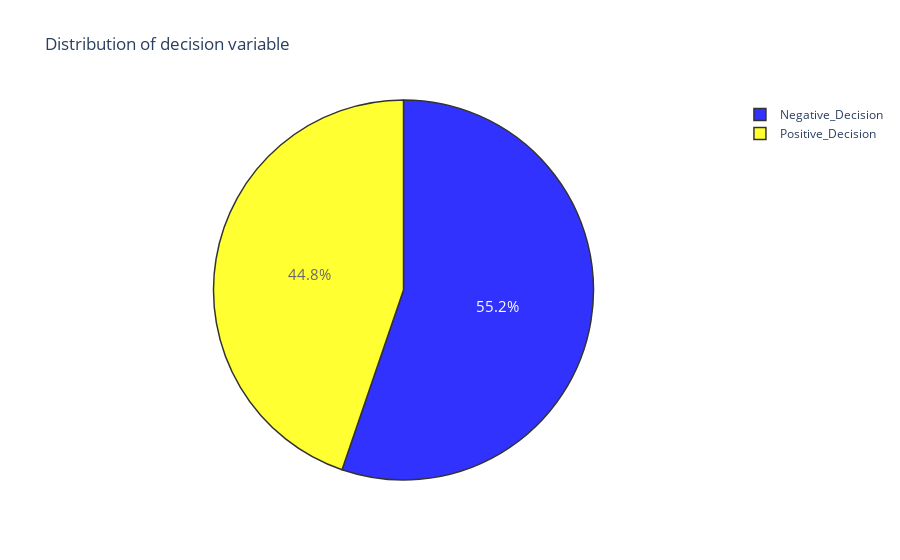

Write notebook code for a chart like this one.
### Code cell
Positive_Decision = dataset[(dataset['Decision'] != 0)]
Negative_Decision = dataset[(dataset['Decision'] == 0)]

trace= go.Pie(labels= ['Negative_Decision', 'Positive_Decision'], values = dataset['Decision'].value_counts(),
             textfont=dict(size=15), opacity = 0.8,
             marker = dict(colors=['blue', 'yellow'],
                          line= dict(color='#000000', width=1.5)))

layout= dict(title= 'Distribution of decision variable')

fig = dict(data =[trace], layout=layout)
py.iplot(fig)

### Figure 1 — Plotly figure (JSON) as saved in the notebook; plotly's stock layout.template omitted (floating-point values rounded to 4 significant figures)
{"data": [{"labels": ["Negative_Decision", "Positive_Decision"], "marker": {"colors": ["blue", "yellow"], "line": {"color": "#000000", "width": 1.5}}, "opacity": 0.8, "textfont": {"size": 15}, "type": "pie", "values": [237, 192]}], "layout": {"title": {"text": "Distribution of decision variable"}}}
